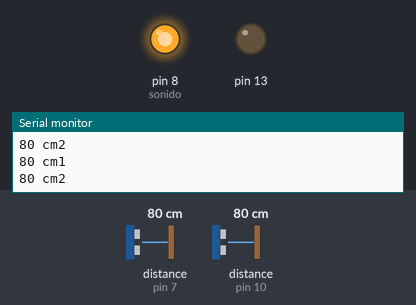
Simulated run of this sketch. Board: Arduino Uno, built with avr-gcc and run on an emulated ATmega328P. On the bench: output pins drawn as LEDs (lit = HIGH), the last lines printed to the serial monitor. Dashed ring = blinking. The inputs (shaded band) are chosen by the test bench; at power-on: distance to the obstacle (sensors on pin 7, pin 10) 80 cm. The echo pulse lasts 58.3 µs per cm.

Above: at 1.2 s.
1.3 s: distance to the obstacle (sensor on pin 7) set to 53 cm
2.8 s: distance to the obstacle (sensor on pin 7) set to 45 cm
At 2.97 s:
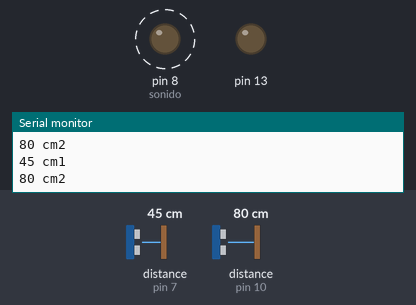
5.8 s: distance to the obstacle (sensor on pin 10) set to 11 cm
8.8 s: distance to the obstacle (sensor on pin 10) set to 8 cm
At 10.62 s:
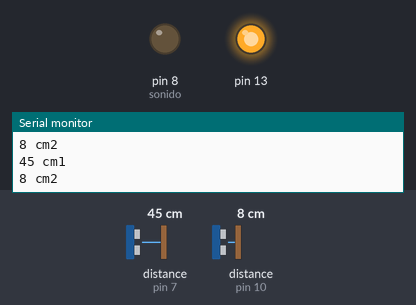
At 11.2 s:
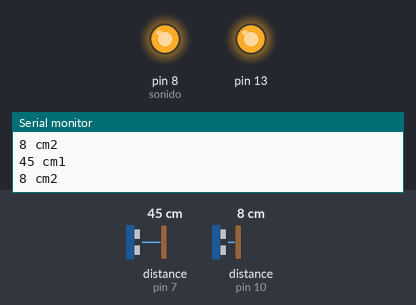
11.8 s: distance to the obstacle (sensor on pin 10) set to 47 cm
14.8 s: distance to the obstacle (sensor on pin 10) set to 55 cm
At 16.6 s:
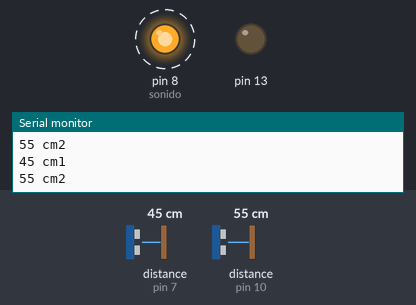
Timing chart, 0 to 18.8 s (numbered marks = the images above; inputs shaded):
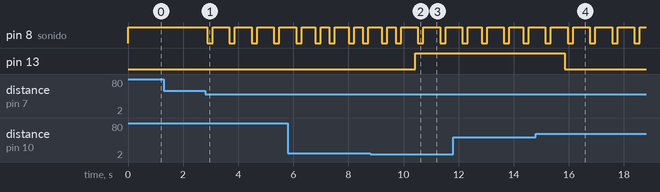

Measured:
- the behaviour switches between 50 and 49 cm on distance to the obstacle (sensor on pin 7) (found by bisection; images 0 and 1)
- the behaviour switches between 10 and 9 cm on distance to the obstacle (sensor on pin 10) (found by bisection; images 1 and 2)
- the behaviour switches between 50 and 51 cm on distance to the obstacle (sensor on pin 10) (found by bisection; images 3 and 4)
- after the input at 2.8 s, pin 8 (sonido): alternates HIGH for 0.61 s and LOW for 0.20 s, starting after 0.07 s
- after the input at 8.8 s, pin 13: LOW → HIGH after 1.6 s
- after the input at 14.8 s, pin 13: HIGH → LOW after 1.0 s

The sketch:

sensor_estacionamiento.ino
```cpp
#include <Ultrasonic.h>
int sonido=8;

int distancia=0;
int distancia2=0;


Ultrasonic ultrasonic(6,7,23200); // (Trig PIN,Echo PIN, TIMEOUT)
Ultrasonic ultrasonic2(9,10,23200); // (Trig PIN,Echo PIN, TIMEOUT)
//TIMEOUT = (CENTIMETROS)*(58)

void setup()
{
  Serial.begin(9600);
  pinMode(sonido, OUTPUT);
  pinMode(13, OUTPUT);
}

void loop()
{
  distancia = ultrasonic.Ranging(CM);
  distancia2 = ultrasonic2.Ranging(CM);
Serial.print(distancia); // CM or INC
  Serial.println(" cm1" );
  Serial.print(distancia2); // CM or INC
  Serial.println(" cm2" );

  if(distancia>50)
  {
    digitalWrite(sonido, HIGH);
    digitalWrite(13, LOW);
  }
  if((distancia<50)&&(distancia>25))
  {
    digitalWrite(sonido, LOW);
    delay(200);
    digitalWrite(sonido, HIGH);
    delay(500);
  }
  if((distancia<25)&&(distancia>10))
  {
    digitalWrite(sonido, LOW);
    delay(200);
    digitalWrite(sonido, HIGH);
    delay(200);
  }
  if(distancia<10)
  {
    digitalWrite(13, HIGH);
  }

  if(distancia2>50)
  {
    digitalWrite(sonido, HIGH);
    digitalWrite(13, LOW);
  }
  if((distancia2<50)&&(distancia2>25))
  {
    digitalWrite(sonido, LOW);
    delay(200);
    digitalWrite(sonido, HIGH);
    delay(500);
  }
  if((distancia2<25)&&(distancia2>10))
  {
    digitalWrite(sonido, LOW);
    delay(200);
    digitalWrite(sonido, HIGH);
    delay(200);
  }
  if(distancia2<10)
  {
    digitalWrite(13, HIGH);
  }
  delay(100);
}
```
